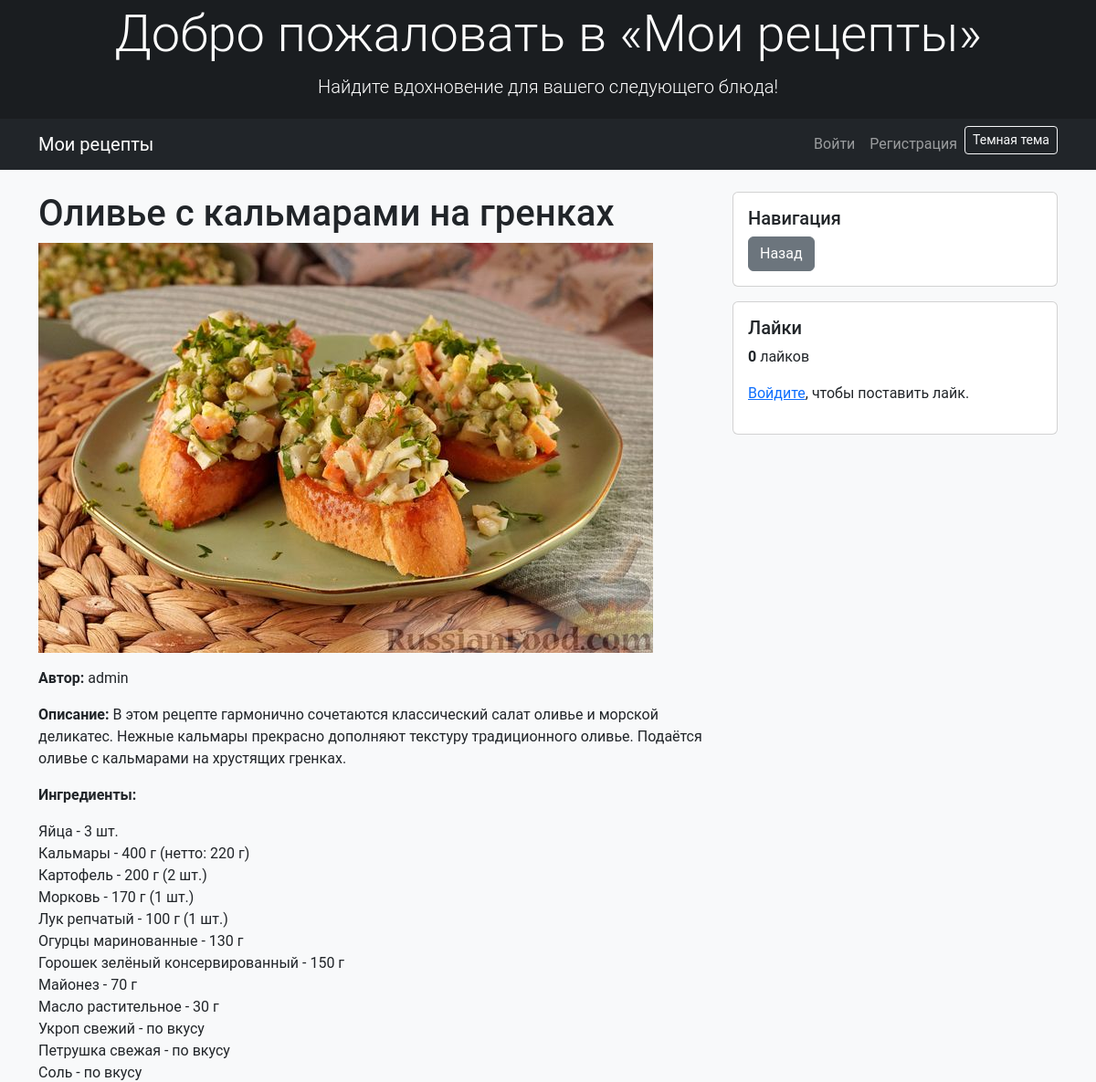
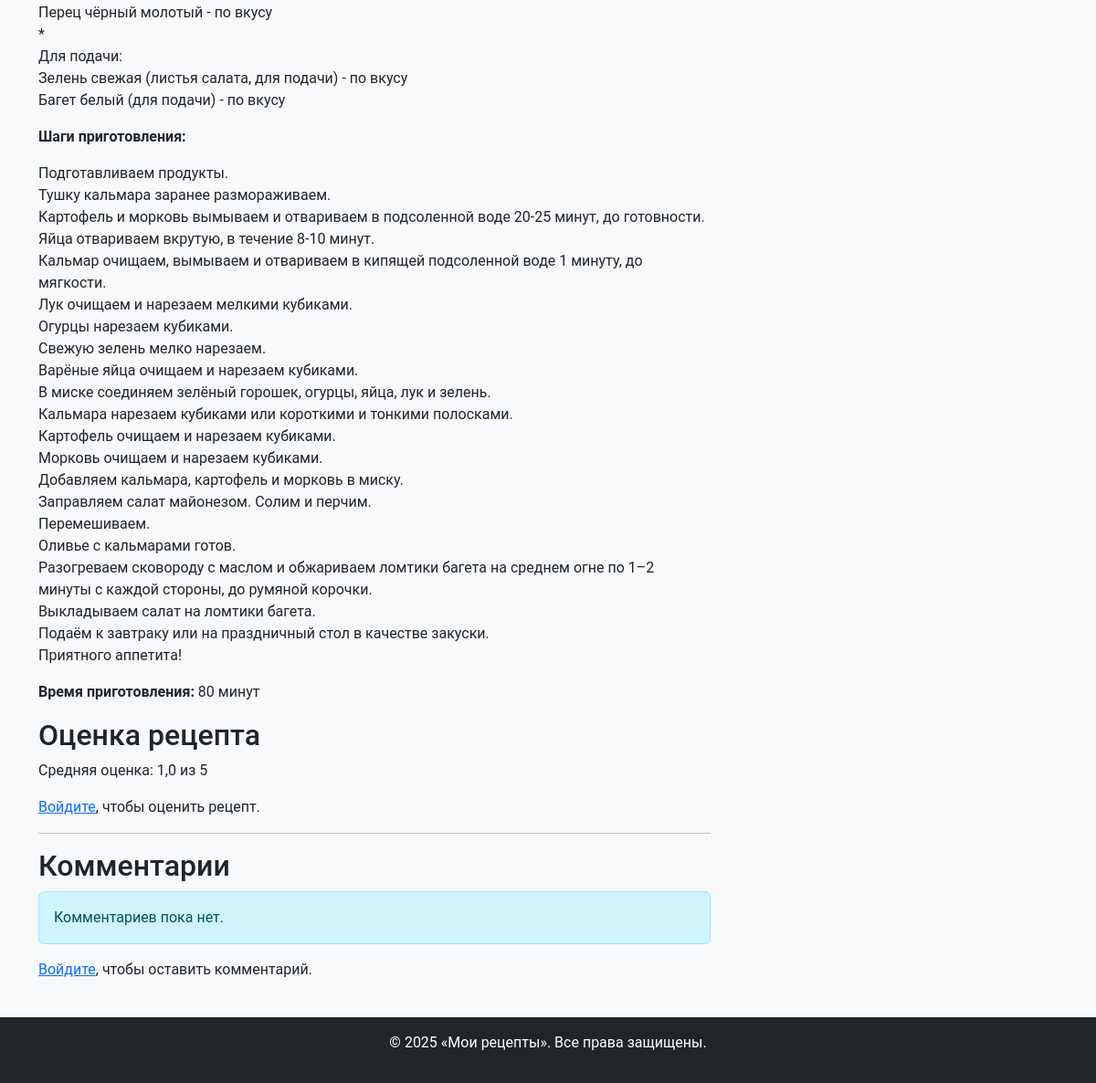
Screenshot of /recipe/8/ with the database file from the repository (2 pictures, top to bottom).
### recipes/models.py (models this page shows, shortened)
class Recipe(models.Model):
    title = models.CharField(max_length=200)                   # Название рецепта
    description = models.TextField()                            # Описание рецепта
    ingredients = models.TextField(blank=True, verbose_name="Ингредиенты")
    steps = models.TextField()                                # Шаги приготовления
    cooking_time = models.PositiveIntegerField(help_text="Время в минутах")  # Время готовки
    image = models.ImageField(upload_to="recipe_images/", blank=True, null=True)  # Изображение (опционально)
    author = models.ForeignKey(User, on_delete=models.CASCADE)  # Автор рецепта (удаляется при удалении пользователя)
    category = models.ForeignKey(Category, on_delete=models.SET_NULL, null=True, blank=True)  # Категория (может быть пустой)
    likes = models.ManyToManyField(User, related_name="liked_recipes", blank=True)  # Лайки от пользователей
    created_at = models.DateTimeField(auto_now_add=True)      # Дата создания (автоматически)

### recipes/views.py (the view)
# urls.py: path("recipe/<int:recipe_id>/", views.recipe_detail, name="recipe_detail"),  # Детали рецепта
def recipe_detail(request, recipe_id):
    recipe = get_object_or_404(Recipe, id=recipe_id)  # Получаем рецепт или 404
    comments = recipe.comments.all().order_by("-created_at")  # Комментарии, новые сверху
    avg_rating = recipe.ratings.aggregate(models.Avg('value'))['value__avg'] or 0  # Средняя оценка или 0
    if request.method == "POST":
        if not request.user.is_authenticated:
            return redirect("login")  # Нужна авторизация для комментариев
        comment_form = CommentForm(request.POST)
        if comment_form.is_valid():
            comment = comment_form.save(commit=False)  # Не сохраняем сразу
            comment.author = request.user  # Привязываем автора
            comment.recipe = recipe       # Привязываем рецепт
            comment.save()
            return redirect("recipe_detail", recipe_id=recipe.id)
        else:
            messages.error(request, "Ошибка в форме комментария.")  # Сообщение об ошибке
    else:
        comment_form = CommentForm()  # Пустая форма для GET-запроса
    return render(request, "recipes/recipe_detail.html", {
        "recipe": recipe,
        "comments": comments,
        "comment_form": comment_form,
        "avg_rating": avg_rating,
    })

### recipes/templates/recipes/recipe_detail.html (shortened to what this page needs)
{% extends 'base.html' %}
{% block content %}
<div class="row">
  <div class="col-md-8">
    <h1>{{ recipe.title }}</h1>
    {% if recipe.image %}
      <img src="{{ recipe.image.url }}" alt="{{ recipe.title }}" class="img-fluid mb-3">
    {% endif %}
    <p><strong>Автор:</strong> {{ recipe.author.username }}</p>
    <p><strong>Описание:</strong> {{ recipe.description }}</p>
    <p><strong>Ингредиенты:</strong></p>
    <p>{{ recipe.ingredients|linebreaks }}</p>
    <p><strong>Шаги приготовления:</strong></p>
    <p>{{ recipe.steps|linebreaks }}</p>
    <p><strong>Время приготовления:</strong> {{ recipe.cooking_time }} минут</p>
    <h2>Оценка рецепта</h2>
    {% if avg_rating %}
      <p>Средняя оценка: {{ avg_rating|floatformat:1 }} из 5</p>
    {% else %}
      <p>Рецепт ещё не оценён.</p>
    {% endif %}
    {% if user.is_authenticated %}
      <form action="{% url 'rate_recipe' recipe.id %}" method="post" class="mb-3">
        {% csrf_token %}
        <div class="mb-3">
          <label for="rating" class="form-label">Ваша оценка:</label>
          <select name="value" id="rating" class="form-select" style="max-width: 150px;">
            <option value="1">1</option>
            <option value="2">2</option>
            <option value="3">3</option>
            <option value="4">4</option>
            <option value="5">5</option>
          </select>
        </div>
        <button type="submit" class="btn btn-primary">Оценить</button>
      </form>
    {% else %}
      <p><a href="{% url 'login' %}">Войдите</a>, чтобы оценить рецепт.</p>
    {% endif %}
    <hr>
    <h2>Комментарии</h2>
    {% for comment in comments %}
      <div class="mb-3 border-bottom pb-2">
        <p>
          <strong>{{ comment.author.username }}</strong>
          <small class="text-muted">{{ comment.created_at|date:"d.m.Y H:i" }}</small>
        </p>
        <p>{{ comment.text|linebreaks }}</p>
        {% if user == comment.author %}
          <button type="button" class="btn btn-danger btn-sm" data-bs-toggle="modal" data-bs-target="#deleteCommentModal{{ comment.id }}">
            Удалить
          </button>
        {% endif %}
      </div>
      {% if user == comment.author %}
        <div class="modal fade" id="deleteCommentModal{{ comment.id }}" tabindex="-1" aria-labelledby="deleteCommentModalLabel{{ comment.id }}" aria-hidden="true">
          <div class="modal-dialog modal-dialog-centered">
            <div class="modal-content">
              <div class="modal-header bg-danger text-white">
                <h5 class="modal-title" id="deleteCommentModalLabel{{ comment.id }}">Удалить комментарий</h5>
                <button type="button" class="btn-close" data-bs-dismiss="modal" aria-label="Закрыть"></button>
              </div>
              <div class="modal-body">
                <p>Вы уверены, что хотите удалить следующий комментарий?</p>
                <blockquote class="blockquote">
                  <p class="mb-0">{{ comment.text }}</p>
                  <footer class="blockquote-footer">
                    Автор: {{ comment.author.username }}
                    {% if comment.created_at %}
                      <cite title="Дата">{{ comment.created_at|date:"d.m.Y H:i" }}</cite>
                    {% endif %}
                  </footer>
                </blockquote>
              </div>
              <div class="modal-footer">
                <form method="post" action="{% url 'delete_comment' comment.id %}">
                  {% csrf_token %}
                  <button type="submit" class="btn btn-danger">Удалить</button>
                </form>
                <button type="button" class="btn btn-secondary" data-bs-dismiss="modal">Отмена</button>
              </div>
            </div>
          </div>
        </div>
      {% endif %}
    {% empty %}
      <p class="alert alert-info">Комментариев пока нет.</p>
    {% endfor %}
    {% if user.is_authenticated %}
      <h3>Оставить комментарий</h3>
      <form method="post" class="mb-5">
        {% csrf_token %}
        <div class="mb-3">
          <label for="id_text" class="form-label">Ваш комментарий</label>
          <textarea class="form-control" id="id_text" name="text" rows="4" placeholder="Напишите ваш комментарий здесь..." required>{{ comment_form.text.value|default:'' }}</textarea>
          {% if comment_form.text.errors %}
          <div class="text-danger">{{ comment_form.text.errors }}</div>
        {% endif %}
        </div>
        <button type="submit" class="btn btn-success">Добавить комментарий</button>
      </form>
    {% else %}
      <p><a href="{% url 'login' %}">Войдите</a>, чтобы оставить комментарий.</p>
    {% endif %}
  </div>
  <div class="col-md-4">
    <div class="card mb-3">
      <div class="card-body">
        <h5 class="card-title">Навигация</h5>
        <a href="{% url 'recipe_list' %}" class="btn btn-secondary">Назад</a>
      </div>
    </div>
    <div class="card">
      <div class="card-body">
        <h5 class="card-title">Лайки</h5>
        <p class="card-text"><strong>{{ recipe.likes.count }}</strong> лайков</p>
        {% if user.is_authenticated %}
          {% if user in recipe.likes.all %}
            <a href="{% url 'toggle_like' recipe.id %}" class="btn btn-secondary">Удалить лайк</a>
          {% else %}
            <a href="{% url 'toggle_like' recipe.id %}" class="btn btn-primary">Поставить лайк</a>
          {% endif %}
        {% else %}
          <p><a href="{% url 'login' %}">Войдите</a>, чтобы поставить лайк.</p>
        {% endif %}
      </div>
    </div>
  </div>
</div>
{% endblock %}

### static/css/styles.css (style rules this page uses)
body { background-color: #f8f9fa; font-family: 'Roboto', sans-serif; }

### rows the page displays
Recipe: title "Оливье с кальмарами на гренках", image (picture), author.username "admin", description "В этом рецепте гармонично сочетаются классический салат оливье и морской деликатес. Нежные кальмары прекрасно дополняют текстуру традиционного оливье. Подаётся оливье с кальмарами на хрустящих гренках.", ingredients "Яйца - 3 шт. Кальмары - 400 г (нетто: 220 г) Картофель - 200 г (2 шт.) Морковь - 170 г (1 шт.) Лук репчатый - 100 г (1 шт.) Огурцы маринованные - 130 г Горошек зелёный консервированный - 150 г Майонез - 70 г Масло растительное - 30 г Укроп свежий - по вкусу Петрушка свежая - по вкусу Соль - по вкусу Перец чёрный молотый - по вкусу * Для подачи: Зелень свежая (листья салата, для подачи) - по вкусу Багет белый (для подачи) - по вкусу", steps "Подготавливаем продукты. Тушку кальмара заранее размораживаем. Картофель и морковь вымываем и отвариваем в подсоленной воде 20-25 минут, до готовности. Яйца отвариваем вкрутую, в течение 8-10 минут. Кальмар очищаем, вымываем и отвариваем в кипящей подсоленной воде 1 минуту, до мягкости. Лук очищаем и нарезаем мелкими кубиками. Огурцы нарезаем кубиками. Свежую зелень мелко нарезаем. Варёные яйца очищаем и нарезаем кубиками. В миске соединяем зелёный горошек, огурцы, яйца, лук и зелень. Кальмара нарезаем кубиками или короткими и тонкими полосками. Картофель очищаем и нарезаем кубиками. Морковь очищаем и нарезаем кубиками. Добавляем кальмара, картофель и морковь в миску. Заправляем салат…", cooking_time "80", likes.count "0"

### other values shown
{{ avg_rating|floatformat:1 }} "1,0"
